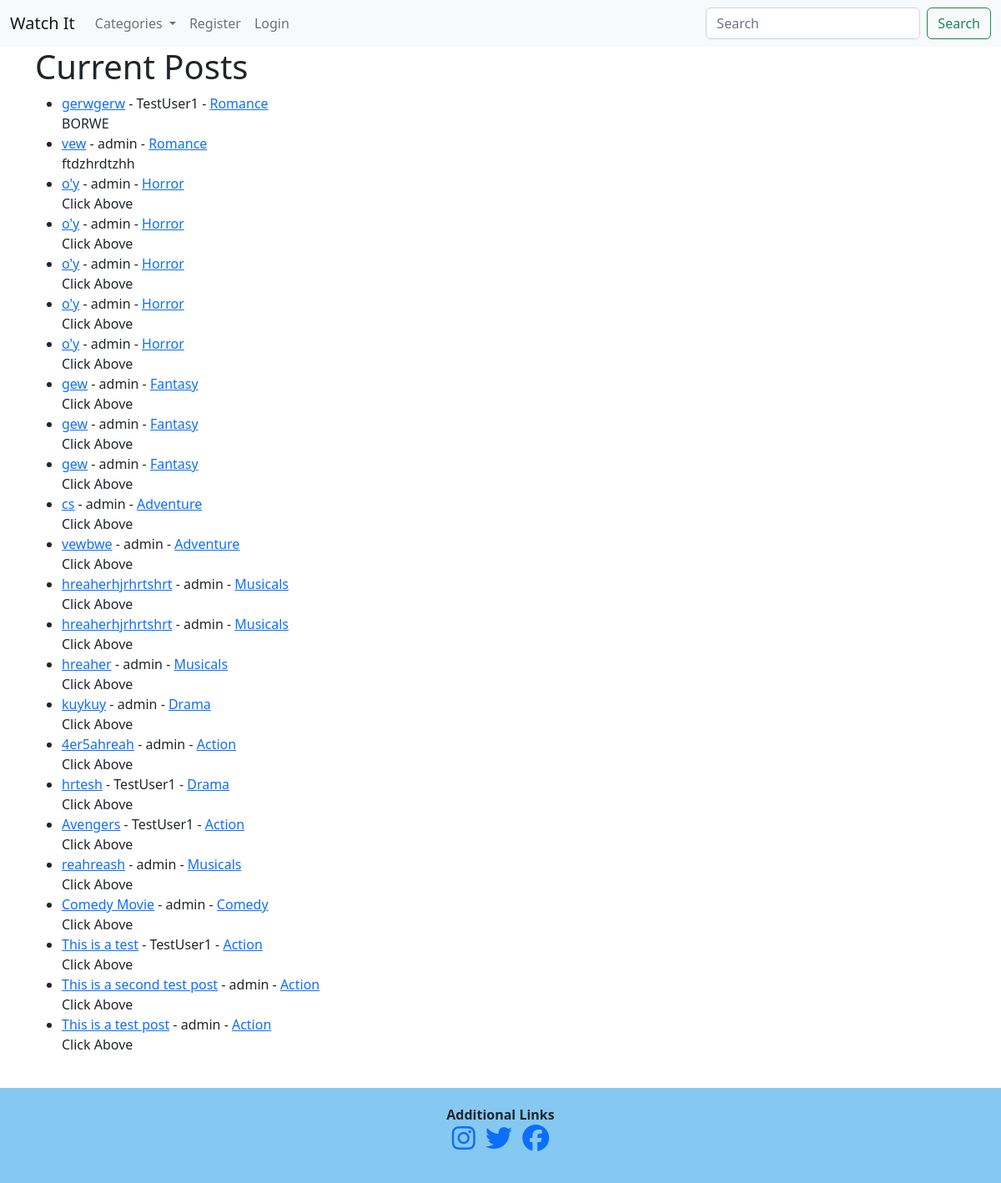
The page / on the database its author committed.
### watchit/models.py (models this page shows, shortened)
class Post(models.Model):
    title = models.CharField(max_length=255)
    title_tag = models.CharField(max_length=255)
    author = models.ForeignKey(User, on_delete=models.CASCADE)
    """This will delete all of users' posts"""
    body = RichTextField(blank=True, null=True)
    post_date = models.DateField(auto_now_add=True)
    category = models.CharField(max_length=255, default='Action')
    snippet = models.CharField(max_length=255, default='Click Above')
    likes = models.ManyToManyField(User, related_name='blog_posts')

### watchit/views.py (the view)
# urls.py: path('', HomeView.as_view(), name="home"),
class HomeView(ListView):
    model = Post
    template_name = 'home.html'
    """This view will show all the posts since we passed in
    listview"""
    category = Category.objects.all()
    ordering = ['-id']
    def get_context_data(self, *args, **kwargs):
        category_menu = Category.objects.all()
        context = super(HomeView, self).get_context_data(*args, **kwargs)
        context["category_menu"] = category_menu
        return context

### watchit/models.py (called while the page is built)
    def __str__(self):
        return self.name

### watchit/templates/home.html
{% extends 'base.html' %}
{% block content %}
<h1>Current Posts</h1>
{% if user.is_authenticated %}
        <ul>
        {% for Post in object_list %}
            {% if user.id == Post.author.id %}
                <li><a href="{% url 'movie-detail' Post.pk %}">{{ Post.title }}</a> - {{ Post.author }} - <a href="{% url 'category' Post.category %}">{{ Post.category }}</a> - <a href="{% url 'edit-movie' Post.pk %}">Edit Movie</a> <br/>
                {{ Post.snippet|slice:":200" }}</li>
            {% else %}
                <li><a href="{% url 'movie-detail' Post.pk %}">{{ Post.title }}</a> - {{ Post.author }} - <a href="{% url 'category' Post.category %}">{{ Post.category }}</a><br/>
                {{ Post.snippet|slice:":200" }}</li>
            {% endif %}
        {% endfor %}
        </ul>
{% else %}
        <ul>
        {% for Post in object_list %}
            <li><a href="{% url 'movie-detail' Post.pk %}">{{ Post.title }}</a> - {{ Post.author }} - <a href="{% url 'category' Post.category %}">{{ Post.category }}</a><br/>
            {{ Post.snippet|slice:":200" }}</li>
        {% endfor %}
        </ul>
{% endif %}
</small> <br/>
 {% endblock %}

### watchit/static/style.css (style rules this page uses)
body { word-wrap: break-word; }

### rows shown on the page
Post: title "gerwgerw", author "TestUser1", category "Romance", snippet "BORWE"
Post: title "vew", author "admin", category "Romance", snippet "ftdzhrdtzhh"
Post: title "o'y", author "admin", category "Horror", snippet "Click Above"
Post: title "o'y", author "admin", category "Horror", snippet "Click Above"
Post: title "o'y", author "admin", category "Horror", snippet "Click Above"
Post: title "o'y", author "admin", category "Horror", snippet "Click Above"
Post: title "o'y", author "admin", category "Horror", snippet "Click Above"
Post: title "gew", author "admin", category "Fantasy", snippet "Click Above"
Post: title "gew", author "admin", category "Fantasy", snippet "Click Above"
Post: title "gew", author "admin", category "Fantasy", snippet "Click Above"
Post: title "cs", author "admin", category "Adventure", snippet "Click Above"
Post: title "vewbwe", author "admin", category "Adventure", snippet "Click Above"
Post: title "hreaherhjrhrtshrt", author "admin", category "Musicals", snippet "Click Above"
Post: title "hreaherhjrhrtshrt", author "admin", category "Musicals", snippet "Click Above"
Post: title "hreaher", author "admin", category "Musicals", snippet "Click Above"
Post: title "kuykuy", author "admin", category "Drama", snippet "Click Above"
Post: title "4er5ahreah", author "admin", category "Action", snippet "Click Above"
Post: title "hrtesh", author "TestUser1", category "Drama", snippet "Click Above"
Post: title "Avengers", author "TestUser1", category "Action", snippet "Click Above"
Post: title "reahreash", author "admin", category "Musicals", snippet "Click Above"
Post: title "Comedy Movie", author "admin", category "Comedy", snippet "Click Above"
Post: title "This is a test", author "TestUser1", category "Action", snippet "Click Above"
Post: title "This is a second test post", author "admin", category "Action", snippet "Click Above"
Post: title "This is a test post", author "admin", category "Action", snippet "Click Above"
